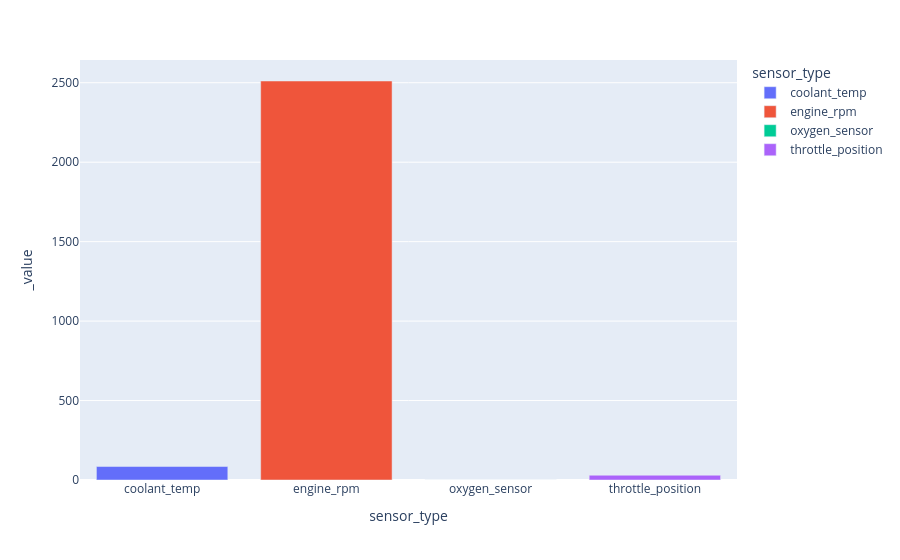

The notebook cell this image was saved under:
### Code cell
# Plot a bar graph (using Plotly Express) showing the average sensor value per sensor_type.
avg=ecu_df.groupby("sensor_type")["value"].mean()
avg=pd.DataFrame(avg)
px.bar(data_frame=avg,color=avg.index)

### Figure 1 — Plotly figure (JSON) as saved in the notebook; plotly's stock layout.template omitted (floating-point values rounded to 4 significant figures)
{"data": [{"hovertemplate": "sensor_type=%{x}<br>_value=%{y}<extra></extra>", "legendgroup": "coolant_temp", "marker": {"color": "#636efa", "pattern": {"shape": ""}}, "name": "coolant_temp", "orientation": "v", "showlegend": true, "textposition": "auto", "type": "bar", "x": ["coolant_temp"], "xaxis": "x", "y": [84.85], "yaxis": "y"}, {"hovertemplate": "sensor_type=%{x}<br>_value=%{y}<extra></extra>", "legendgroup": "engine_rpm", "marker": {"color": "#EF553B", "pattern": {"shape": ""}}, "name": "engine_rpm", "orientation": "v", "showlegend": true, "textposition": "auto", "type": "bar", "x": ["engine_rpm"], "xaxis": "x", "y": [2511.0], "yaxis": "y"}, {"hovertemplate": "sensor_type=%{x}<br>_value=%{y}<extra></extra>", "legendgroup": "oxygen_sensor", "marker": {"color": "#00cc96", "pattern": {"shape": ""}}, "name": "oxygen_sensor", "orientation": "v", "showlegend": true, "textposition": "auto", "type": "bar", "x": ["oxygen_sensor"], "xaxis": "x", "y": [0.7033], "yaxis": "y"}, {"hovertemplate": "sensor_type=%{x}<br>_value=%{y}<extra></extra>", "legendgroup": "throttle_position", "marker": {"color": "#ab63fa", "pattern": {"shape": ""}}, "name": "throttle_position", "orientation": "v", "showlegend": true, "textposition": "auto", "type": "bar", "x": ["throttle_position"], "xaxis": "x", "y": [30.07], "yaxis": "y"}], "layout": {"barmode": "relative", "legend": {"title": {"text": "sensor_type"}, "tracegroupgap": 0}, "margin": {"t": 60}, "xaxis": {"anchor": "y", "categoryarray": ["coolant_temp", "engine_rpm", "oxygen_sensor", "throttle_position"], "categoryorder": "array", "domain": [0, 1], "title": {"text": "sensor_type"}}, "yaxis": {"anchor": "x", "domain": [0, 1], "title": {"text": "_value"}}}}
